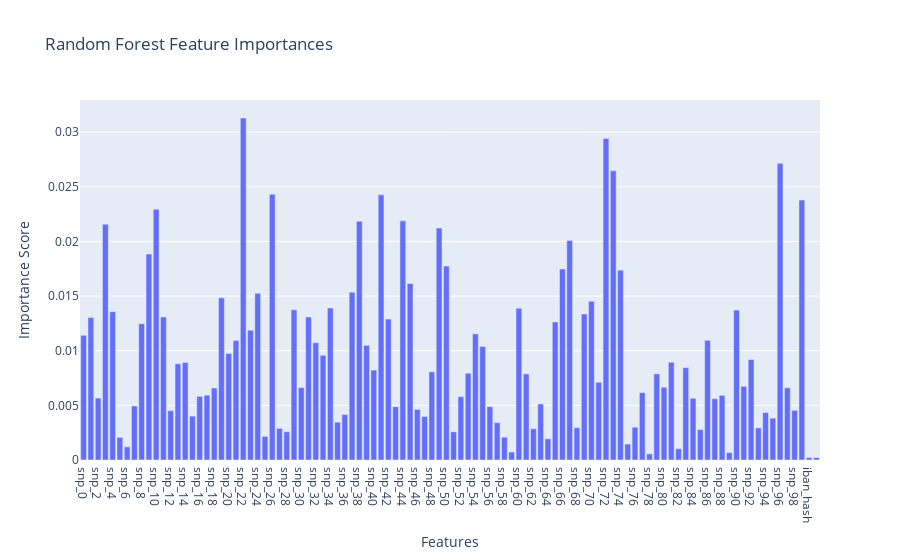

Notebook code for this chart:
### Code cell
# RF feature importance
feature_importances = pd.DataFrame({
    'Feature': X_test_combined.columns,
    'Importance Score': rf_model.feature_importances_
})
fig = px.bar(feature_importances, x='Feature', y='Importance Score', title='Random Forest Feature Importances')
fig.update_layout(xaxis_title='Features', yaxis_title='Importance Score')
fig.show()

### Figure 1 — Plotly figure (JSON) as saved in the notebook; plotly's stock layout.template omitted (floating-point values rounded to 4 significant figures)
{"data": [{"alignmentgroup": "True", "hovertemplate": "Feature=%{x}<br>Importance Score=%{y}<extra></extra>", "legendgroup": "", "marker": {"color": "#636efa", "pattern": {"shape": ""}}, "name": "", "offsetgroup": "", "orientation": "v", "showlegend": false, "textposition": "auto", "type": "bar", "x": ["snp_0", "snp_1", "snp_2", "snp_3", "snp_4", "snp_5", "snp_6", "snp_7", "snp_8", "snp_9", "snp_10", "snp_11", "snp_12", "snp_13", "snp_14", "snp_15", "snp_16", "snp_17", "snp_18", "snp_19", "snp_20", "snp_21", "snp_22", "snp_23", "snp_24", "snp_25", "snp_26", "snp_27", "snp_28", "snp_29", "snp_30", "snp_31", "snp_32", "snp_33", "snp_34", "snp_35", "snp_36", "snp_37", "snp_38", "snp_39", "snp_40", "snp_41", "snp_42", "snp_43", "snp_44", "snp_45", "snp_46", "snp_47", "snp_48", "snp_49", "snp_50", "snp_51", "snp_52", "snp_53", "snp_54", "snp_55", "snp_56", "snp_57", "snp_58", "snp_59", "snp_60", "snp_61", "snp_62", "snp_63", "snp_64", "snp_65", "snp_66", "snp_67", "snp_68", "snp_69", "snp_70", "snp_71", "snp_72", "snp_73", "snp_74", "snp_75", "snp_76", "snp_77", "snp_78", "snp_79", "snp_80", "snp_81", "snp_82", "snp_83", "snp_84", "snp_85", "snp_86", "snp_87", "snp_88", "snp_89", "snp_90", "snp_91", "snp_92", "snp_93", "snp_94", "snp_95", "snp_96", "snp_97", "snp_98", "snp_99", "iban_hash", "iban_encoded"], "xaxis": "x", "y": [0.01142, 0.01303, 0.005668, 0.02158, 0.01357, 0.002071, 0.001207, 0.004953, 0.01247, 0.01885, 0.02295, 0.01309, 0.00451, 0.008807, 0.008924, 0.004013, 0.005828, 0.005933, 0.00659, 0.01484, 0.00975, 0.01094, 0.0313, 0.01188, 0.01526, 0.002157, 0.02432, 0.002894, 0.002587, 0.01375, 0.006627, 0.01309, 0.01074, 0.009585, 0.01391, 0.00346, 0.004158, 0.01536, 0.02186, 0.01049, 0.00823, 0.02427, 0.0129, 0.004881, 0.02189, 0.01616, 0.004634, 0.003981, 0.008073, 0.02123, 0.01775, 0.00258, 0.005794, 0.007942, 0.01155, 0.01039, 0.004884, 0.003418, 0.002086, 0.0007285, 0.01389, 0.007882, 0.00286, 0.00513, 0.001942, 0.01264, 0.01749, 0.02009, 0.00296, 0.01337, 0.01453, 0.007112, 0.02942, 0.02647, 0.01738, 0.001456, 0.003005, 0.006165, 0.0005624, 0.007883, 0.006662, 0.008946, 0.001035, 0.008452, 0.005646, 0.002778, 0.01095, 0.005606, 0.005917, 0.0006804, 0.01372, 0.006742, 0.009195, 0.002935, 0.004342, 0.003832, 0.02715, 0.006606, 0.004546, 0.02379, 0.0002283, 0.0002222], "yaxis": "y"}], "layout": {"barmode": "relative", "legend": {"tracegroupgap": 0}, "title": {"text": "Random Forest Feature Importances"}, "xaxis": {"anchor": "y", "domain": [0, 1], "title": {"text": "Features"}}, "yaxis": {"anchor": "x", "domain": [0, 1], "title": {"text": "Importance Score"}}}}
